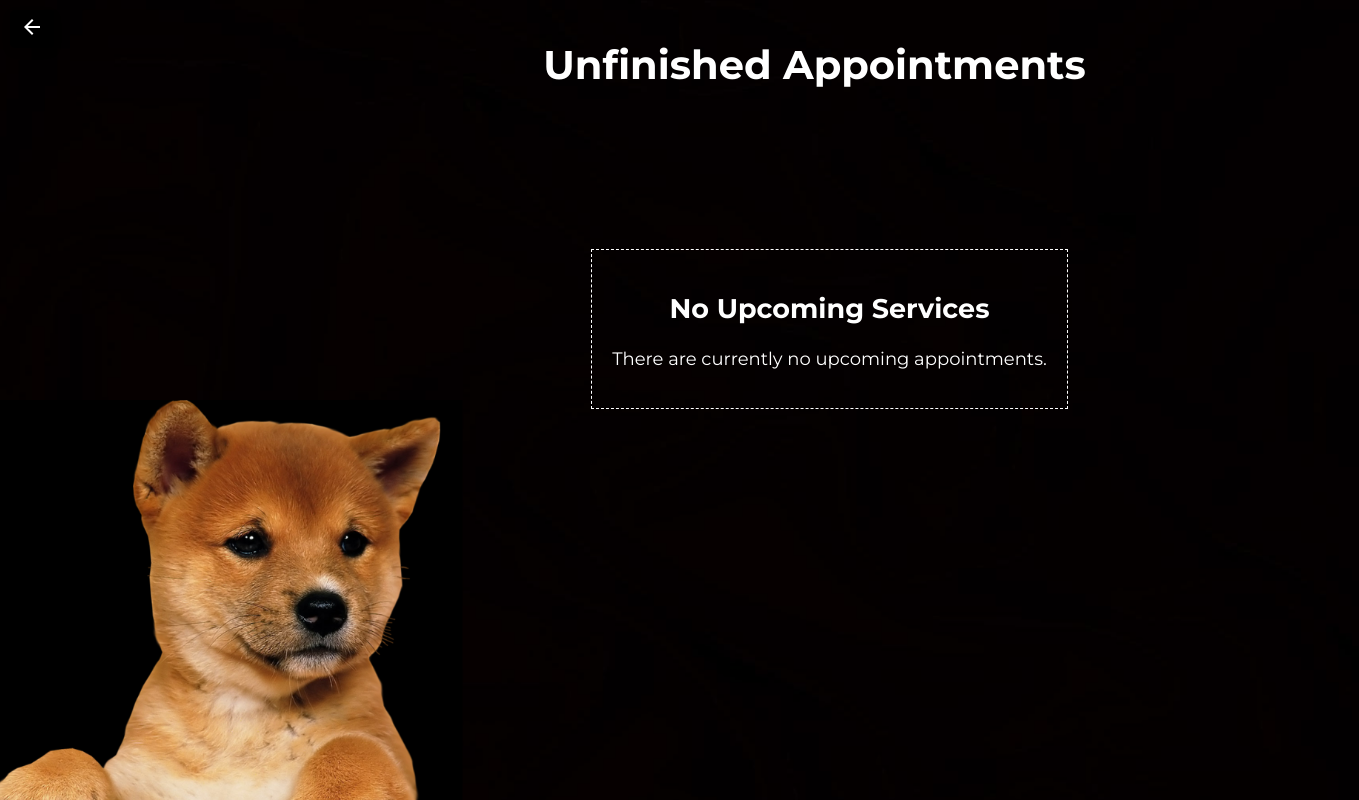
The page /unfinished-appointments/ (signed in) on the database as committed earlier.
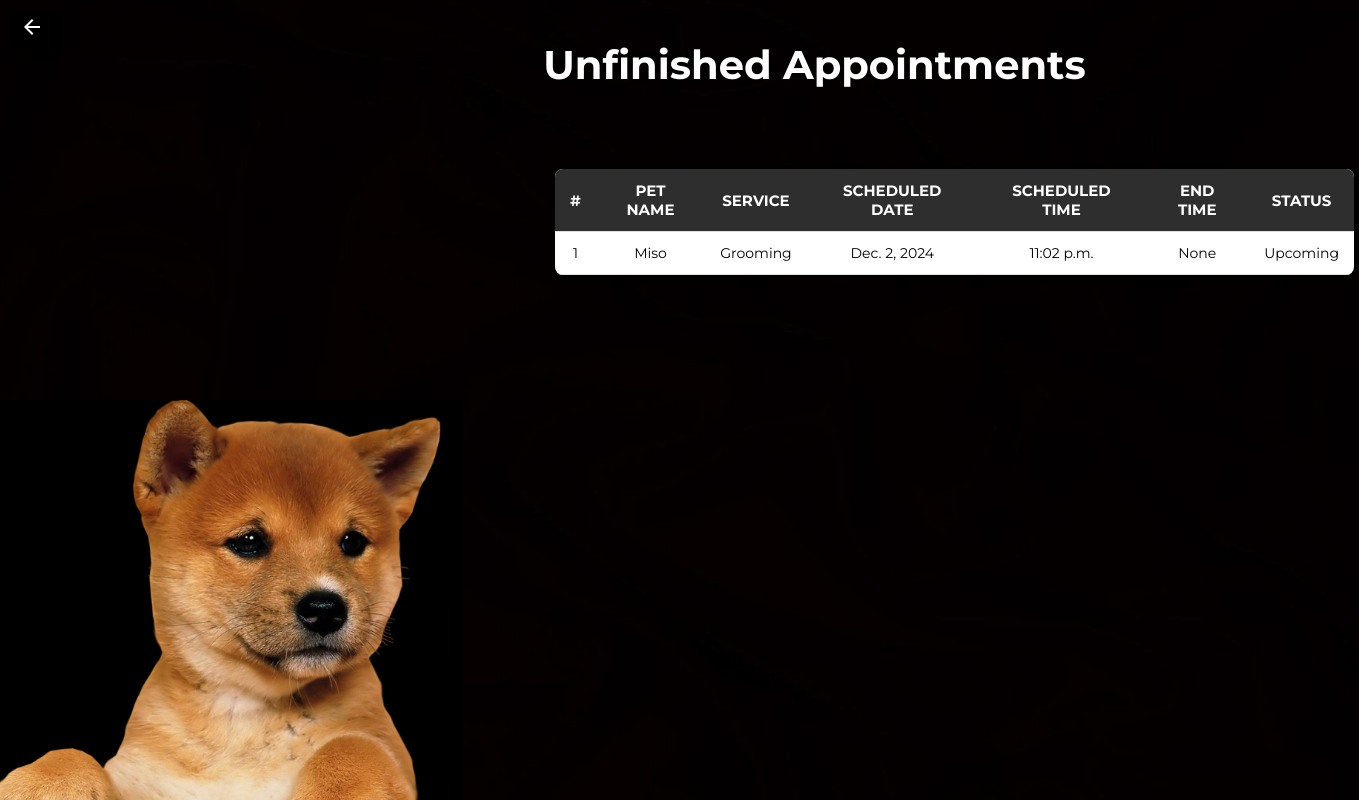
The same page on the database as committed later.
### app/models.py (models this page shows, shortened)
class ScheduledServices(models.Model):
    user = models.ForeignKey(User, on_delete=models.CASCADE, related_name="scheduled_services")
    pet_name = models.CharField(max_length=30, null=True, blank=True)
    service = models.CharField(max_length=100, null=True, blank=True)
    scheduled_date = models.DateField(null=True, blank=True)
    scheduled_time = models.TimeField(null=True, blank=True)
    end_time = models.TimeField(null=True, blank=True)
    status = models.BooleanField(default=False, null=True)
    cancelled = models.BooleanField(default=False)
    finished = models.BooleanField(default=False)

### app/views.py (the view)
# urls.py: path('unfinished-appointments/', views.unfinished_appointments, name='unfinished-appointments'),
@login_required
def unfinished_appointments(request):
    if request.user.is_authenticated:
        appointments = ScheduledServices.objects.filter(status=True, finished=False, cancelled=False)
    else:
        appointments = []
    return render(request, 'admin-unfinished-appointments.html', {'appointments': appointments})

### app/templates/admin-unfinished-appointments.html (shortened to what this page needs)
{% load static %}
<!DOCTYPE html>
<html lang="en">
<head>
    <link rel="stylesheet" href="{% static 'css/adminapo.css' %}">
</head>
<body>
    <div class="admin-apo-page">
        <a href="{% url 'admin-home' %}" class="home-btn">
            <button class="home-btn-button">
                <svg xmlns="http://www.w3.org/2000/svg" height="24px" viewBox="0 -960 960 960" width="24px" fill="#FFFFFF">
                    <path d="m313-440 224 224-57 56-320-320 320-320 57 56-224 224h487v80H313Z"/>
                </svg>
            </button>
        </a>
        <div class="admin-upcoming-apo-main-text">
            <p>Unfinished Appointments</p>
        </div>
        <div class="admin-apo-content">
            {% if appointments %}
                <div class="admin-apo-table-container">
                    <table class="admin-apo-table">
                        <thead>
                            <tr>
                                <th>#</th>
                                <th>Pet Name</th>
                                <th>Service</th>
                                <th>Scheduled Date</th>
                                <th>Scheduled Time</th>
                                <th>End Time</th>
                                <th>Status</th>
                            </tr>
                        </thead>
                        <tbody>
                            {% for appointment in appointments %}
                                <tr class="clickable-row"
                                    data-id="{{ appointment.id }}"
                                    data-pet-name="{{ appointment.pet_name }}"
                                    data-service="{{ appointment.service }}">
                                    <td>{{ forloop.counter }}</td>
                                    <td>{{ appointment.pet_name }}</td>
                                    <td>{{ appointment.service }}</td>
                                    <td>{{ appointment.scheduled_date }}</td>
                                    <td>{{ appointment.scheduled_time }}</td>
                                    <td>{{ appointment.end_time }}</td>
                                    <td>
                                        {% if appointment.cancelled %}
                                            Cancelled
                                        {% else %}
                                            Upcoming
                                        {% endif %}
                                    </td>
                                </tr>
                            {% endfor %}
                        </tbody>
                    </table>
                </div>
            {% else %}
                <div class="admin-apo-no-appointments">
                    <h2>No Upcoming Services</h2>
                    <p>There are currently no upcoming appointments.</p>
                </div>
            {% endif %}
        </div>
    </div>
</body>
</html>

Rows that differ between the two databases and show on the page:
now on this page (row edited): ScheduledServices: pet_name "Miso", service "Grooming", scheduled_date "Dec. 2, 2024", scheduled_time "11:02 p.m.", end_time "None", cancelled "Upcoming"
Other text that changed with them:
text no longer shown: "No Upcoming Services There are currently no upcoming appointments."
text now shown: "# PET NAME SERVICE SCHEDULED DATE SCHEDULED TIME END TIME STATUS"
